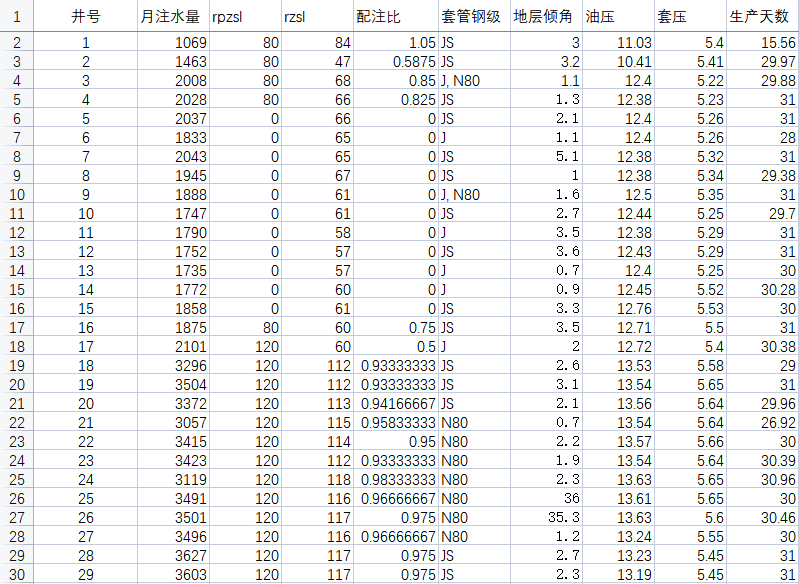
#> input picture img.png, 799 x 584 px, found by its file name
$ python '去噪.py'
#> lines starting #> are read from the running program, lines starting #| are printed output that depends on the picture
import numpy as np
import cv2
import matplotlib.pyplot as plt
########     四个不同的滤波器    #########
img = cv2.imread('./img.png')
#> img is the input picture: shape (584, 799, 3); mean B, G, R 241, 240, 239.1

# 均值滤波
img_mean = cv2.blur(img, (5,5))
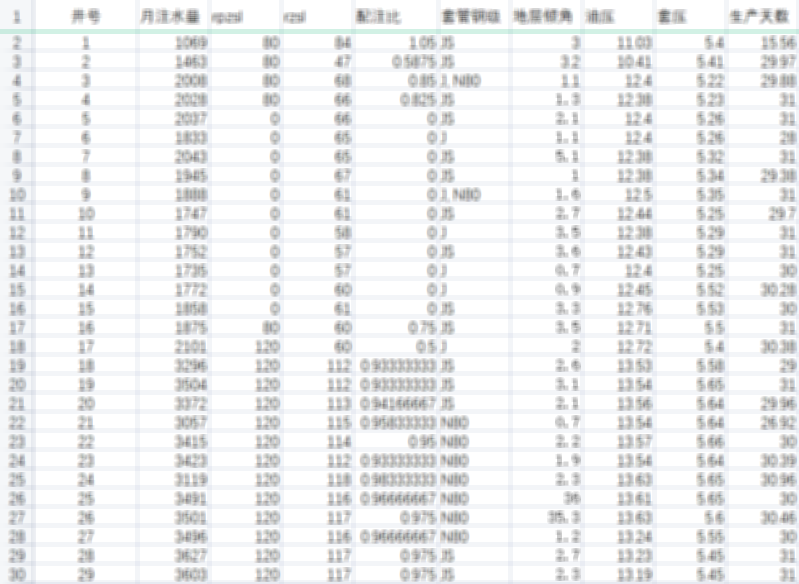
#> img_mean: shape (584, 799, 3); mean B, G, R 240.9, 240.1, 239.1

# 高斯滤波
img_Guassian = cv2.GaussianBlur(img,(5,5),0)

# 中值滤波
img_median = cv2.medianBlur(img, 5)
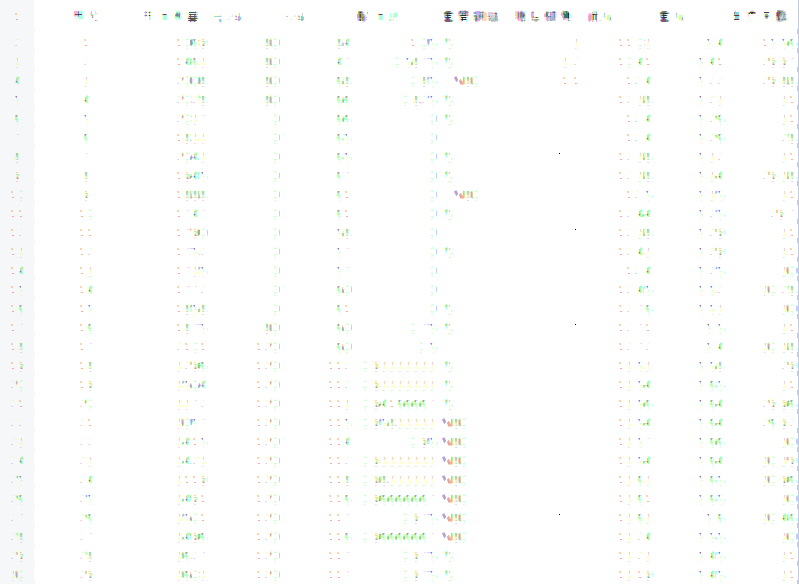
#> img_median: shape (584, 799, 3); mean B, G, R 252.8, 253.7, 253.1

# 双边滤波
img_bilater = cv2.bilateralFilter(img,9,75,75)

# 保存图片img.png
cv2.imwrite("./imgs/"+"mean.png", img)
cv2.imwrite("./imgs/"+"Gaussian.png", img)
cv2.imwrite("./imgs/"+"median.png", img)
cv2.imwrite("./imgs/"+"bilateral.png", img)
# 展示不同的图片
titles = ['srcImg','mean', 'Gaussian', 'median', 'bilateral']
imgs = [img, img_mean, img_Guassian, img_median, img_bilater]

for i in range(5):
    plt.subplot(2,3,i+1)#注意，这和matlab中类似，没有0，数组下标从1开始
    plt.imshow(imgs[i])
    plt.title(titles[i])
plt.show()
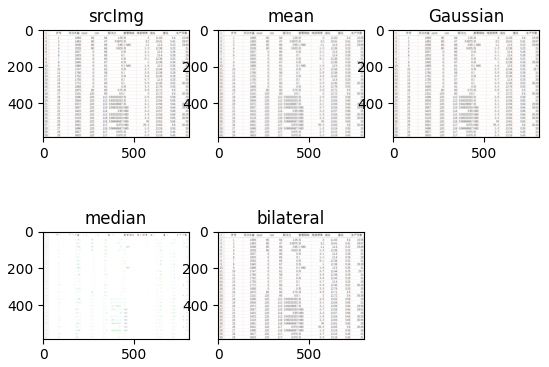
#> figure drawn by matplotlib, 5 panels; B, G, R data is drawn as R, G, B
